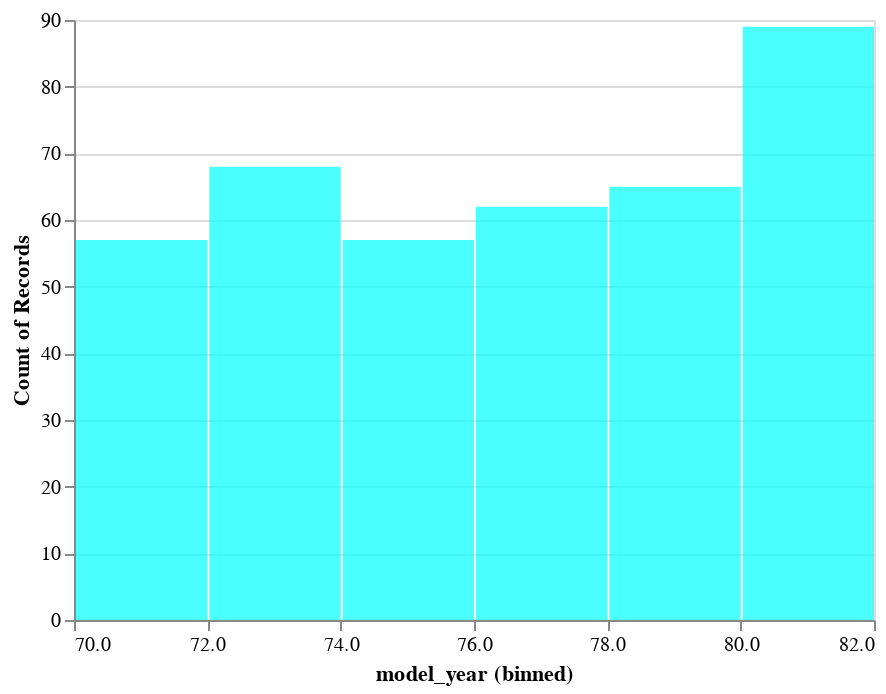

This figure's notebook cell:
### Code cell
alt.Chart(df).mark_bar().encode(
    alt.X("model_year:Q", bin=True),
    y='count()',
).configure_mark(
    opacity=0.7,
    color='cyan'
)

### Figure 1 — Vega-Lite specification as saved in the notebook (floating-point values rounded to 4 significant figures; data arrays with more than 128 entries replaced by an {"elided": "..."} marker saying what was removed)
{"config": {"view": {"continuousWidth": 400, "continuousHeight": 300}, "mark": {"color": "cyan", "opacity": 0.7}}, "data": {"name": "data-f1198cc0481ad698d7dc4699e0a3efa7"}, "mark": "bar", "encoding": {"x": {"bin": true, "field": "model_year", "type": "quantitative"}, "y": {"aggregate": "count", "type": "quantitative"}}, "$schema": "https://vega.github.io/schema/vega-lite/v4.17.0.json", "datasets": {"data-f1198cc0481ad698d7dc4699e0a3efa7": {"elided": "398 records"}}}
